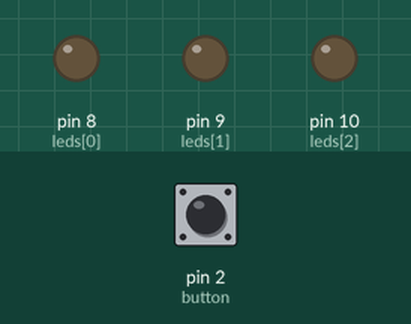
Bench run of a sketch on a simulated Arduino Uno, built with avr-gcc and run on an emulated ATmega328P. Shown: output pins drawn as LEDs (lit = HIGH). Dashed ring = blinking. Inputs (shaded band) come from the test bench; at power-on: pin 2 (button) HIGH.

Above: at 1.2 s.
1.3 s: pin 2 (button) pulled LOW for 0.15 s
At 1.45 s:
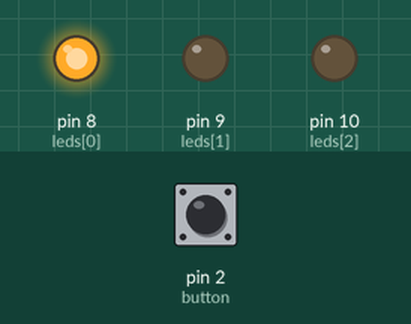
At 2.35 s:
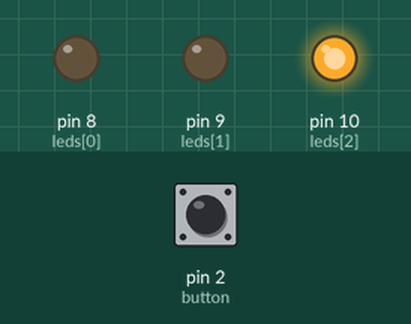
4.3 s: pin 2 (button) pulled LOW for 3.2 s
At 4.9 s:
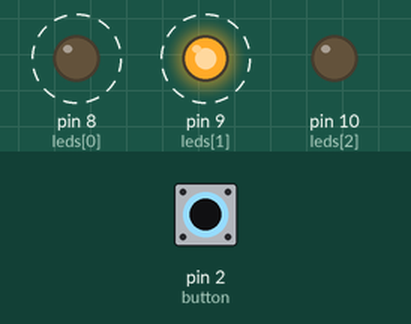
Timing chart, 0 to 9.7 s (numbered marks = the images above; inputs shaded):
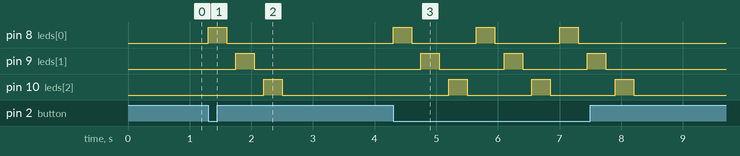

The sketch:

three_light.ino
```cpp
const byte leds[] = {8, 9, 10};
const byte button = 2;

void setup() {
  pinMode(button, INPUT_PULLUP);

  for (byte i = 0; i < 3; i++) {
    pinMode(leds[i], OUTPUT);
    digitalWrite(leds[i], LOW);
    //modified by by Lakshman Sivaram
  }
}

void loop() {
  if (digitalRead(button) == LOW) {
    for (byte i = 0; i < 3; i++) {
      digitalWrite(leds[i], HIGH);
      delay(300);
      digitalWrite(leds[i], LOW);
      delay(150);
    }
  }
}
```

Measured:
- after the input at 1.3 s, pin 8 (leds[0]): LOW → HIGH at once, → LOW 0.30 s later; pin 9 (leds[1]): LOW → HIGH after 0.45 s, → LOW 0.30 s later; pin 10 (leds[2]): LOW → HIGH after 0.90 s, → LOW 0.30 s later
- after the input at 4.3 s, pin 8 (leds[0]): alternates HIGH for 0.30 s and LOW for 1.1 s, 6 changes in all, then stays LOW, starting at once; pin 9 (leds[1]): alternates HIGH for 0.30 s and LOW for 1.1 s, 6 changes in all, then stays LOW, starting after 0.45 s
